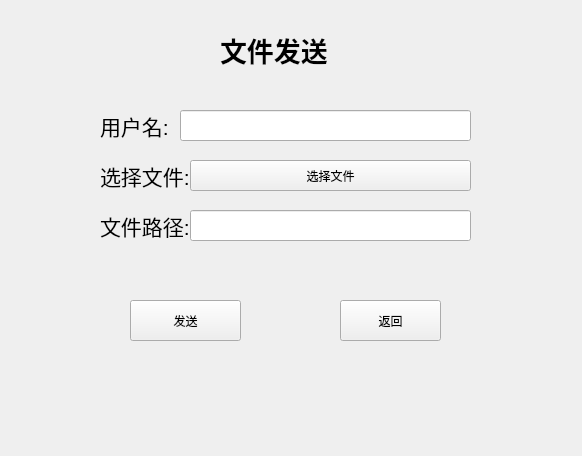
<?xml version="1.0" encoding="UTF-8"?>
<ui version="4.0">
 <class>FileTransferWindow</class>
 <widget class="QWidget" name="FileTransferWindow">
  <property name="geometry">
   <rect>
    <x>0</x>
    <y>0</y>
    <width>582</width>
    <height>456</height>
   </rect>
  </property>
  <property name="windowTitle">
   <string>Form</string>
  </property>
  <widget class="QLabel" name="label">
   <property name="geometry">
    <rect>
     <x>100</x>
     <y>160</y>
     <width>91</width>
     <height>31</height>
    </rect>
   </property>
   <property name="text">
    <string>&lt;html&gt;&lt;head/&gt;&lt;body&gt;&lt;p&gt;&lt;span style=&quot; font-size:16pt;&quot;&gt;选择文件:&lt;/span&gt;&lt;/p&gt;&lt;/body&gt;&lt;/html&gt;</string>
   </property>
  </widget>
  <widget class="QLabel" name="label_2">
   <property name="geometry">
    <rect>
     <x>220</x>
     <y>30</y>
     <width>111</width>
     <height>41</height>
    </rect>
   </property>
   <property name="text">
    <string>&lt;html&gt;&lt;head/&gt;&lt;body&gt;&lt;p&gt;&lt;span style=&quot; font-size:20pt; font-weight:600;&quot;&gt;文件发送&lt;/span&gt;&lt;/p&gt;&lt;/body&gt;&lt;/html&gt;</string>
   </property>
  </widget>
  <widget class="QLabel" name="label_3">
   <property name="geometry">
    <rect>
     <x>100</x>
     <y>110</y>
     <width>71</width>
     <height>31</height>
    </rect>
   </property>
   <property name="text">
    <string>&lt;html&gt;&lt;head/&gt;&lt;body&gt;&lt;p&gt;&lt;span style=&quot; font-size:16pt;&quot;&gt;用户名:&lt;/span&gt;&lt;/p&gt;&lt;/body&gt;&lt;/html&gt;</string>
   </property>
  </widget>
  <widget class="QLineEdit" name="usernameLineEdit">
   <property name="geometry">
    <rect>
     <x>180</x>
     <y>110</y>
     <width>291</width>
     <height>31</height>
    </rect>
   </property>
  </widget>
  <widget class="QPushButton" name="browseButton">
   <property name="geometry">
    <rect>
     <x>190</x>
     <y>160</y>
     <width>281</width>
     <height>31</height>
    </rect>
   </property>
   <property name="text">
    <string>选择文件</string>
   </property>
  </widget>
  <widget class="QLabel" name="label_4">
   <property name="geometry">
    <rect>
     <x>100</x>
     <y>210</y>
     <width>91</width>
     <height>31</height>
    </rect>
   </property>
   <property name="text">
    <string>&lt;html&gt;&lt;head/&gt;&lt;body&gt;&lt;p&gt;&lt;span style=&quot; font-size:16pt;&quot;&gt;文件路径:&lt;/span&gt;&lt;/p&gt;&lt;/body&gt;&lt;/html&gt;</string>
   </property>
  </widget>
  <widget class="QLineEdit" name="fileLineEdit">
   <property name="geometry">
    <rect>
     <x>190</x>
     <y>210</y>
     <width>281</width>
     <height>31</height>
    </rect>
   </property>
  </widget>
  <widget class="QPushButton" name="sendButton">
   <property name="geometry">
    <rect>
     <x>130</x>
     <y>300</y>
     <width>111</width>
     <height>41</height>
    </rect>
   </property>
   <property name="text">
    <string>发送</string>
   </property>
  </widget>
  <widget class="QPushButton" name="backButton">
   <property name="geometry">
    <rect>
     <x>340</x>
     <y>300</y>
     <width>101</width>
     <height>41</height>
    </rect>
   </property>
   <property name="text">
    <string>返回</string>
   </property>
  </widget>
 </widget>
 <resources/>
 <connections/>
</ui>
